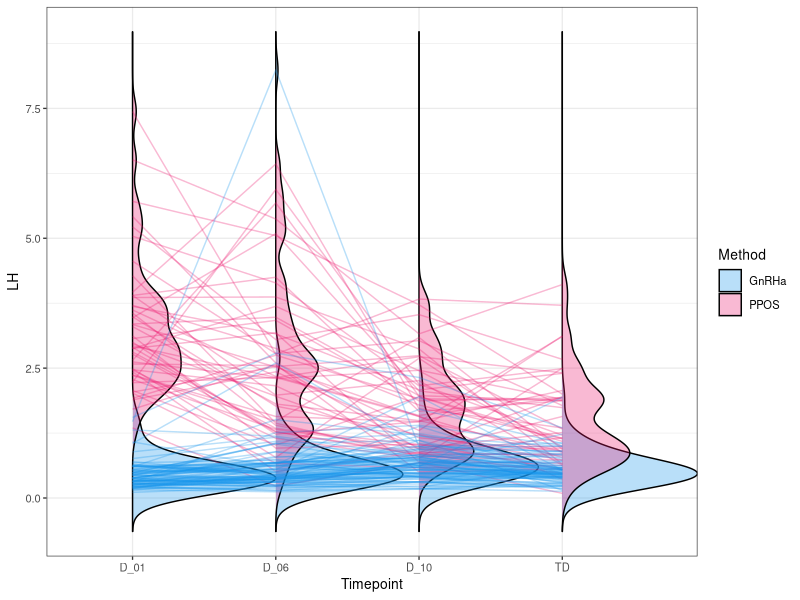

Reproduce this figure in R. (Note: this script raises an error after producing the figure.)
## ---- chunk 1
library(tidyverse)
library(ggridges)

library(marginaleffects)
library(geepack)
library(broom)
## ---- chunk 2
df <- read.csv('LH_PPOS.csv', 
               sep = ';', 
               dec= ',', 
               fileEncoding = 'UTF-8-BOM')%>%
  na.omit()

df$ID = as.factor(df$ID)
df$Method = as.factor(df$Method)
df$Timepoint = as.factor(df$Timepoint)

df_mod <- df %>% 
  dplyr::select(ID, Timepoint, Method, LH) %>% 
  na.omit()

df%>%sample_frac(0.33)%>%
  head(10)%>%
  knitr::kable()
## ---- chunk 3
df_mod %>% 
  group_by(Method, Timepoint) %>% 
  summarize(n = n(),
            median = median(LH),
            mean = mean(LH),
            p5 = quantile(LH, 0.05),
            p95 = quantile(LH, 0.95))%>% 
  knitr::kable(digits = 3)
## ---- chunk 4
ggplot()+
  geom_density_ridges(data = df,
                      aes(y = Timepoint, 
                          x = LH, 
                          fill = Method),
                      scale = 1,
                      alpha = 0.3)+
  geom_path(data = df%>%
              filter(Method == 'PPOS'),
            aes(y = Timepoint, 
                x = LH, 
                group = ID),
            color = '#eb176c',
            alpha = 0.3)+
  geom_path(data = df%>%
              filter(Method != 'PPOS'),
            aes(y = Timepoint, 
                x = LH, 
                group = ID),
            color = '#1796eb',
            alpha = 0.3)+
  scale_fill_manual(values = c('#1796eb','#eb176c'))+
  coord_flip()+
  theme_bw(10)
## ---- chunk 5
tb0 = data.frame(family = c("gaussian",
                            "binomial",
                            "poisson",
                            "Gamma"), 
                 name = c("identity",
                          "logit",
                          "log",
                          "inverse"),
                 link_f = c("I(mu)",
                            "log(mu/(1 - mu))",
                            "log(mu)",
                            "1/mu")
                 )

names(tb0) <- c("Dist family","link=","function")

tb0%>%knitr::kable()
## ---- chunk 6
tb1 = data.frame(distribution = c("gaussian", 
                          "binomial", 
                          "poisson", 
                          "Gamma"),
                 vmu = c("identity",
                         "mu(1-mu), mu in (0,1)",
                         "mu, mu >0",
                         "mu^2, mu >0"
                        ))

names(tb1) <- c("Distribution","variance function v(mu)")

tb1%>%knitr::kable()
## ---- chunk 7
tb2 = data.frame(Name = c("independence", 
                          "exchangeable", 
                          "ar1", 
                          "unstructured"),
                 Ra = c("COR(Y_it,Y_it') = 0",
                        "COR(Y_it,Y_it')=a",
                        "COR(Y_it,Y_it')=a^abs(t-t')",
                        "COR(Y_it,Y_it')=a_tt' "
                        ))

names(tb2) <- c("Name","R(a)")

tb2%>%knitr::kable()
## ---- chunk 8
gee1 <- geeglm(formula = LH ~ Method * Timepoint, 
               id = ID,                                   
               data = df_mod, 
               family = Gamma(link = "log"),
               corstr = "exchangeable")

res = data.frame(Str = gee1$corstr,
                 Residual = mean(gee1$residuals))

cor_sts = c("independence", "ar1")

for(j in cor_sts){
  
  mod = geeglm(formula = LH ~ Method * Timepoint, 
               id = ID,                                   
               data = df_mod, 
               family = Gamma(link = "log"),
               corstr = j)
  
  t_res = data.frame(Str = mod$corstr,
                 Residual = mean(mod$residuals))
  
  res = rbind(res, t_res)
}

res
## ---- chunk 9
tidy(gee1)%>%
  knitr::kable(digits = 3)
## ---- chunk 10
res_0 = avg_comparisons(gee1,
                variables = list(Timepoint = "sequential"))

res_0%>%
  mutate(adj_p = p.adjust(p.value, 
                          method = "BH"))%>%
  mutate(contrast = c("D6 vs D1",
                      "D10 vs D6",
                      "TD vs D10"))%>%
  dplyr::select(-c(1,2,6,7))%>%
  knitr::kable(digits = 3)
## ---- chunk 11
res_1 = avg_comparisons(gee1,
                variables = list(Timepoint = "sequential"),
                by = "Method",
                newdata = datagrid(Method = c("GnRHa","PPOS"), 
                     grid_type = 'counterfactual'))

res_1%>%filter(Method == "PPOS")%>%
  mutate(adj_p = p.adjust(p.value, method = "BH"))%>%
  dplyr::select(-c(1,2,7,8,11:13))%>%
  mutate(contrast = c("D6 vs D1",
                      "D10 vs D6",
                      "TD vs D10"))%>%
  knitr::kable(digits = 3)

res_1%>%filter(Method != "PPOS")%>%
  mutate(adj_p = p.adjust(p.value, method = "BH"))%>%
  dplyr::select(-c(1,2,7,8,11:13))%>%
  mutate(contrast = c("D6 vs D1",
                      "D10 vs D6",
                      "TD vs D10"))%>%
  knitr::kable(digits = 3)
## ---- chunk 12
res_2 = avg_comparisons(gee1,
                variables = "Method",
                by = "Timepoint")

res_2%>%
  mutate(adj_p = p.adjust(p.value, method = "BH"))%>%
  dplyr::select(-c(1,2,7,8,11:13))%>%
  mutate(contrast = c("PPOS - GnRHa"))%>%
  knitr::kable(digits = 3)
## ---- chunk 13
preds = predictions(model = gee1)

preds%>%
  group_by(Method,Timepoint)%>%
  summarize_at('estimate', median) -> m1_sum

preds%>%ggplot()+
  geom_density_ridges(aes(x = LH, 
                          y = Timepoint,
                          fill = Method),
                      scale = 0.8,
                      alpha = 0.5,
                      show.legend = T)+
  geom_errorbar(aes(y=Timepoint, 
                    xmin=conf.low, 
                    xmax=conf.high,
                    color = Method),
                width=0.2,
                linewidth = 1)+
  geom_path(data = m1_sum,
            aes(y=Timepoint, 
                x=estimate,
                group = Method,
                col = Method))+
  geom_point(aes(y=Timepoint, 
                 x=estimate,
                 col = Method), 
             size=3)+
  scale_x_continuous(limits = c(0,8), 
                     breaks = c(seq(0,8,1)))+
  labs(x="LH level", 
       y = "Time point") + 
  coord_flip()+
  scale_fill_manual(values = c('#1796eb','#eb176c'))+
  scale_color_manual(values = c('blue4','red4'))+
  theme_bw()+
  theme(axis.text.x = element_text(angle = 45, 
                                   vjust = 1, 
                                   hjust=1)) +
  theme(axis.text = element_text(size = 10, 
                                 color = "black"),
        axis.title = element_text(size = 10, 
                                  color = "black"))
